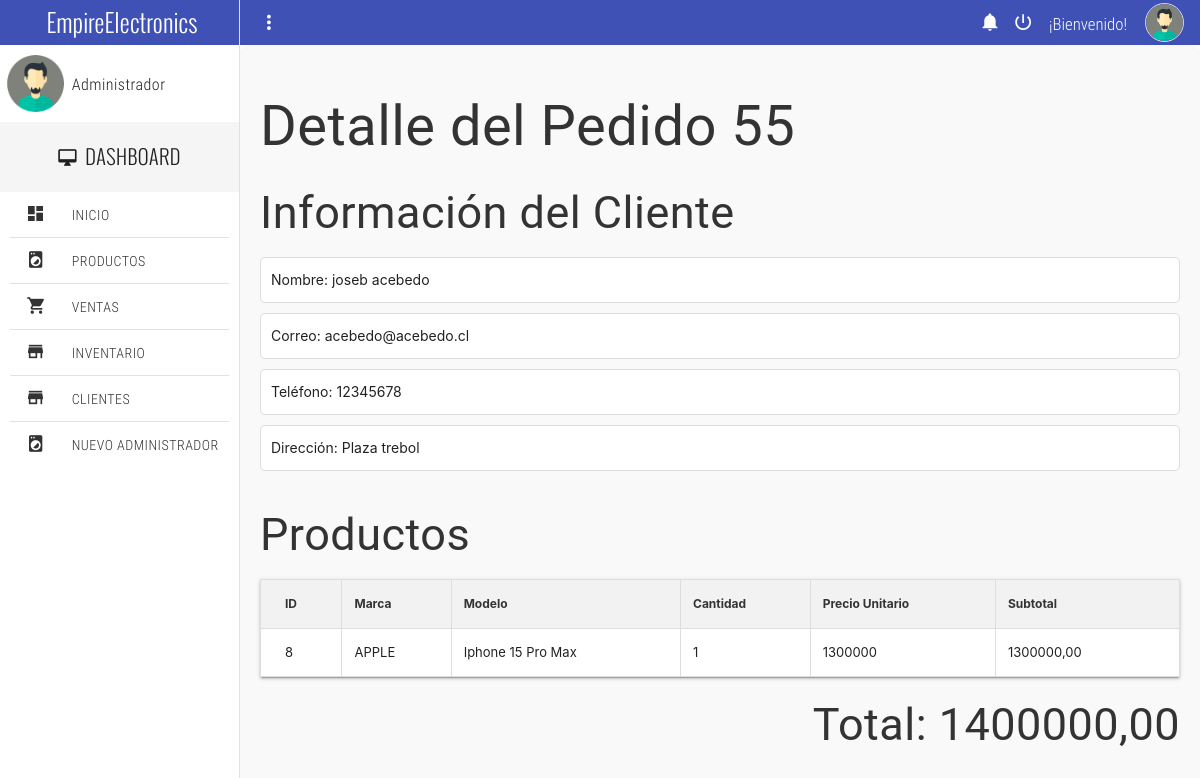
/detalle_pedido/55/ (signed in), run on the app's committed database.
### empireapp/models.py (models this page shows, shortened)
class Pedido(models.Model):
    user = models.ForeignKey(User, on_delete=models.PROTECT, related_name='pedidos')
    total = models.DecimalField(max_digits=50, decimal_places=2)
    estado = models.CharField(max_length=20, choices=TIPO_ESTADO_PEDIDO, default='pendiente')
    fecha_pedido = models.DateTimeField(auto_now_add=True)

class Cliente(AbstractBaseUser, PermissionsMixin):
    rut = models.CharField(max_length=12, unique=True, primary_key=True)
    nombre = models.CharField(max_length=100)
    apellido = models.CharField(max_length=100)
    correo = models.EmailField(max_length=100, unique=True)
    telefono = models.CharField(max_length=20)
    fecha_ncto = models.DateField(default=timezone.now)
    direccion = models.CharField(max_length=255)
    is_active = models.BooleanField(default=True)
    is_staff = models.BooleanField(default=False)
    objects = ClienteManager()
    USERNAME_FIELD = 'correo'
    REQUIRED_FIELDS = ['rut', 'nombre', 'apellido', 'telefono', 'fecha_ncto', 'direccion']

class PedidoItem(models.Model):
    pedido = models.ForeignKey(Pedido, related_name='items', on_delete=models.PROTECT)
    producto = models.ForeignKey('Producto', on_delete=models.PROTECT)
    cantidad = models.PositiveIntegerField(default=1)

class Producto(models.Model):
    id = models.AutoField(primary_key=True, unique=True)
    marca = models.CharField(max_length=50, choices=Marca.choices, null=False)
    modelo = models.CharField(max_length=50, null=False)
    precio = models.PositiveIntegerField(null=False)
    stock = models.PositiveIntegerField(null=False)
    estado = models.CharField(max_length=50, choices=TIPO_ESTADO_PRODUCTO)
    estado = models.CharField(
        max_length=50,
        choices=TIPO_ESTADO_PRODUCTO,
        default='disponible',  # Puedes establecer 'disponible' como valor por defecto
        verbose_name=('Estado')
    )
    class Meta:
        verbose_name = 'Producto'
        verbose_name_plural = 'Productos'

### empireapp/views.py (the view)
# urls.py: path('detalle_pedido/<int:pedido_id>/', detalle_pedido, name='detalle_pedido'),
@user_passes_test(is_admin)
@login_required
def detalle_pedido(request, pedido_id):
    pedido = get_object_or_404(Pedido, id=pedido_id)
    detalle_pedido = PedidoItem.objects.filter(pedido_id=pedido_id).select_related('producto')
    context = {
        'pedido': pedido,
        'detalle_pedido': detalle_pedido
    }
    return render(request, 'empireapp/pages/dashboard/detalle_pedido.html', context)

### empireapp/context_processors.py (called while the page is built)
def cart_item_count(request):
    cart_item_count = 0
    items = []
    total = 0
    if request.user.is_authenticated:
        cart = Cart.objects.filter(user=request.user).first()
        if cart:
            cart_items = CartItem.objects.filter(cart=cart).select_related('producto')
            cart_item_count = cart_items.count()
            items = cart_items
            total = sum(item.producto.precio * item.quantity for item in items)
    else:
        cart = None
    return {'cart_item_count': cart_item_count, 'cart': cart, 'items': items, 'total': total}

def login_form(request):
    form = AuthenticationForm()
    return {'login_form': form}

### empireapp/views.py (called while the page is built)
def is_admin(user):
    return user.is_staff

### empireapp/templates/empireapp/pages/dashboard/detalle_pedido.html
{% extends "empireapp/pages/dashboard/home.html" %}
{% block contenido %}
{% load static %}
<head>
    <link rel="stylesheet" href="{% static 'empireapp/css/style.css' %}">
</head>
<div class="container-detalle-pedido">
    <h1>Detalle del Pedido {{ pedido.id }}</h1>
    <div class="cliente-info">
        <h2>Información del Cliente</h2>
        <ul>
            <li>Nombre: {{ pedido.user.nombre }} {{ pedido.user.apellido }}</li>
            <li>Correo: {{ pedido.user.correo }}</li>
            <li>Teléfono: {{ pedido.user.telefono }}</li>
            <li>Dirección: {{ pedido.user.direccion }}</li>
        </ul>
    </div>
    <div class="productos-info">
        <h2>Productos</h2>
        <table class="mdl-data-table mdl-js-data-table mdl-shadow--2dp full-width table-responsive">
            <thead>
                <tr>
                    <th>ID</th>
                    <th>Marca</th>
                    <th>Modelo</th>
                    <th>Cantidad</th>
                    <th>Precio Unitario</th>
                    <th>Subtotal</th>
                </tr>
            </thead>
            <tbody>
                {% for item in detalle_pedido %}
                    <tr>
                        <td>{{ item.producto.id }}</td>
                        <td>{{ item.producto.marca }}</td>
                        <td>{{ item.producto.modelo }}</td>
                        <td>{{ item.cantidad }}</td>
                        <td>{{ item.producto.precio }}</td>
                        <td>{{ item.producto.precio|floatformat:2 }}</td>
                    </tr>
                {% endfor %}
            </tbody>
        </table>
    </div>
    <div class="total-info">
        <h2>Total: {{ pedido.total|floatformat:2 }}</h2>
    </div>
</div>
{% endblock contenido %}

### empireapp/static/empireapp/assets/css/main.css (style rules this page uses)
html, body { width: 100%; height: 100%; margin: 0; padding: 0; font-size: 16px; font-family: "RobotoRegular"; position: relative; background-color: #fff; }
.full-width { margin: 0; padding: 0; width: 100%; box-sizing: border-box; }
.table-responsive { width: 100%; overflow-x: scroll; position: relative; }

### empireapp/static/empireapp/css/style.css (style rules this page uses)
:root { --color-black: #021736; --color-green-dark: #1B4242; --color-orange: #F45E0C; --color-orange-light: #FDDBC9; --color-sage: #436850; --color-blue: #0156FF; --color-gray-dark: #7d7d7d; --color-gray-light: #CBCBCB; --color-gray-lighter: #efefef; --color-white: #FFFFFF; --font-primary: "Inter", sans-serif; --transition: all 0.3s ease; --box-shadow: rgba(50, 50, 105, 0.15) 0px 2px 5px 0px, rgba(0, 0, 0, 0.05) 0px 1px 1px 0px; --box-shadow-2: rgb(39 39 94 / 15%) 0 100px 50px 100px, rgb(39 39 94 / 15%) 0 100px 50px 100px }
* { margin: 0; padding: 0; -webkit-box-sizing: border-box; -moz-box-sizing: border-box; box-sizing: border-box; -webkit-font-smoothing: antialiased; -moz-osx-font-smoothing: grayscale; text-rendering: optimizeLegibility; }
body { font-family: var(--font-primary); font-size: 16px; font-optical-sizing: auto; font-style: normal; font-variation-settings: "slnt" 0; }
h1,h2,h3,h4,h5,h6, a, p, span, textarea { letter-spacing: 0.03rem; }
.table-responsive { overflow-x: auto; }
.mdl-data-table { width: 100%; border-collapse: collapse; margin-bottom: 20px; border: 1px solid #ddd; }
.mdl-data-table th, .mdl-data-table td { padding: 12px 15px; text-align: left; border-bottom: 1px solid #ddd; }
.mdl-data-table th { background-color: #f4f4f4; color: #333; font-weight: bold; }
table td { vertical-align: middle; text-align: center; }
.container-detalle-pedido { max-width: 1200px; margin: 0 auto; padding: 20px; background-color: #f9f9f9; border-radius: 10px; box-shadow: 0 2px 4px rgba(0, 0, 0, 0.1); }
h1, h2 { color: #333; margin-bottom: 20px; }
.cliente-info { margin-bottom: 40px; }
.cliente-info ul { list-style-type: none; padding: 0; }
.cliente-info li { background: #fff; padding: 10px; border: 1px solid #ddd; margin-bottom: 10px; border-radius: 5px; }
.productos-info table { width: 100%; border-collapse: collapse; margin-bottom: 20px; }
.productos-info th, .productos-info td { text-align: left; padding: 12px; border: 1px solid #ddd; }
.productos-info th { background-color: #f2f2f2; }
.productos-info td { background-color: #fff; }
.total-info { text-align: right; font-size: 1.5em; font-weight: bold; color: #333; margin-top: 20px; }

### data on the page
Pedido: id "55", user.nombre "joseb", user.apellido "acebedo", user.correo "acebedo@acebedo.cl", user.telefono "12345678", user.direccion "Plaza trebol", total "1400000,00"
PedidoItem: producto.id "8", producto.marca "APPLE", producto.modelo "Iphone 15 Pro Max", cantidad "1", producto.precio "1300000", producto.precio "1300000,00"
